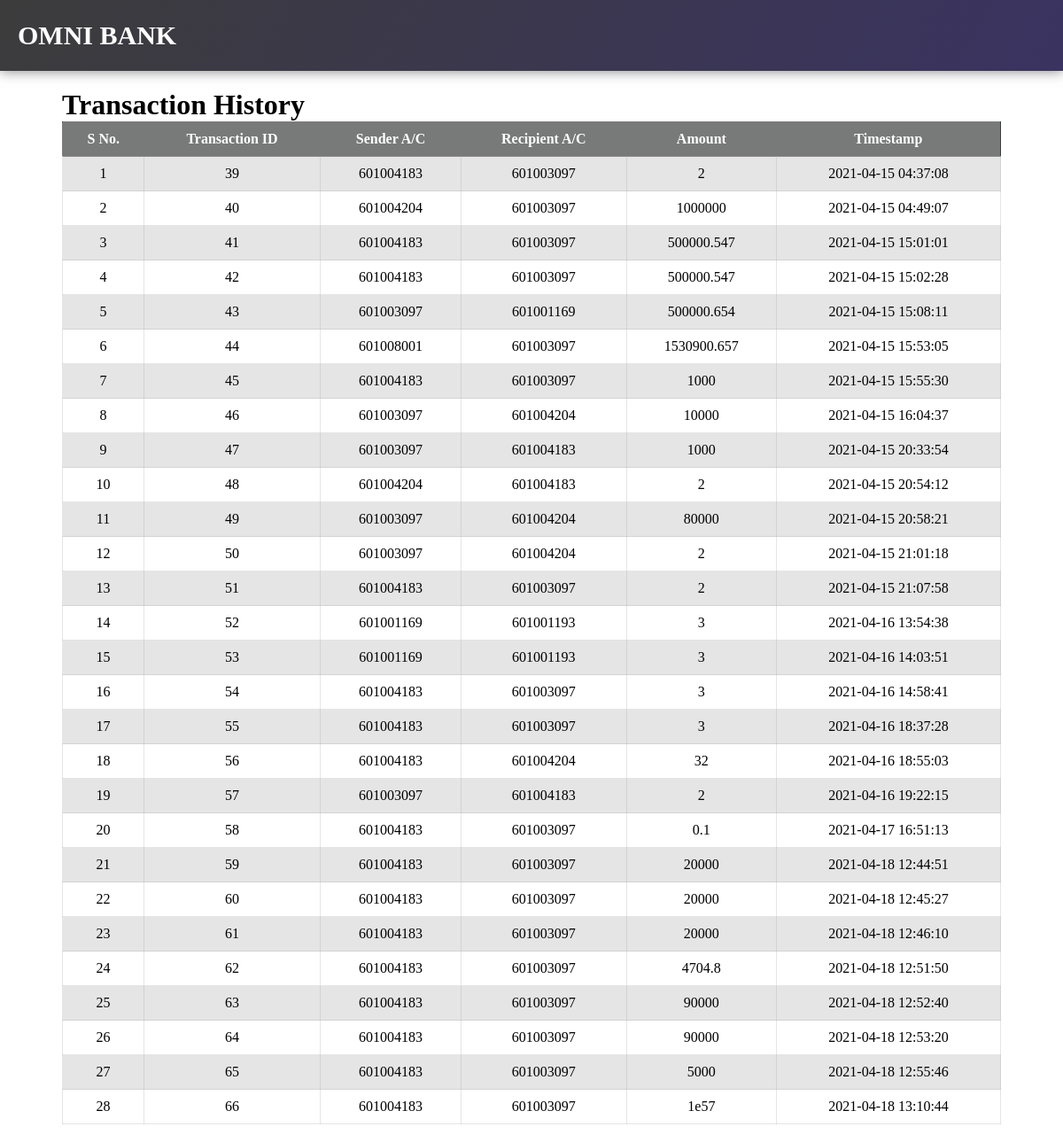
The page /transaction-history.php on the database as committed earlier.
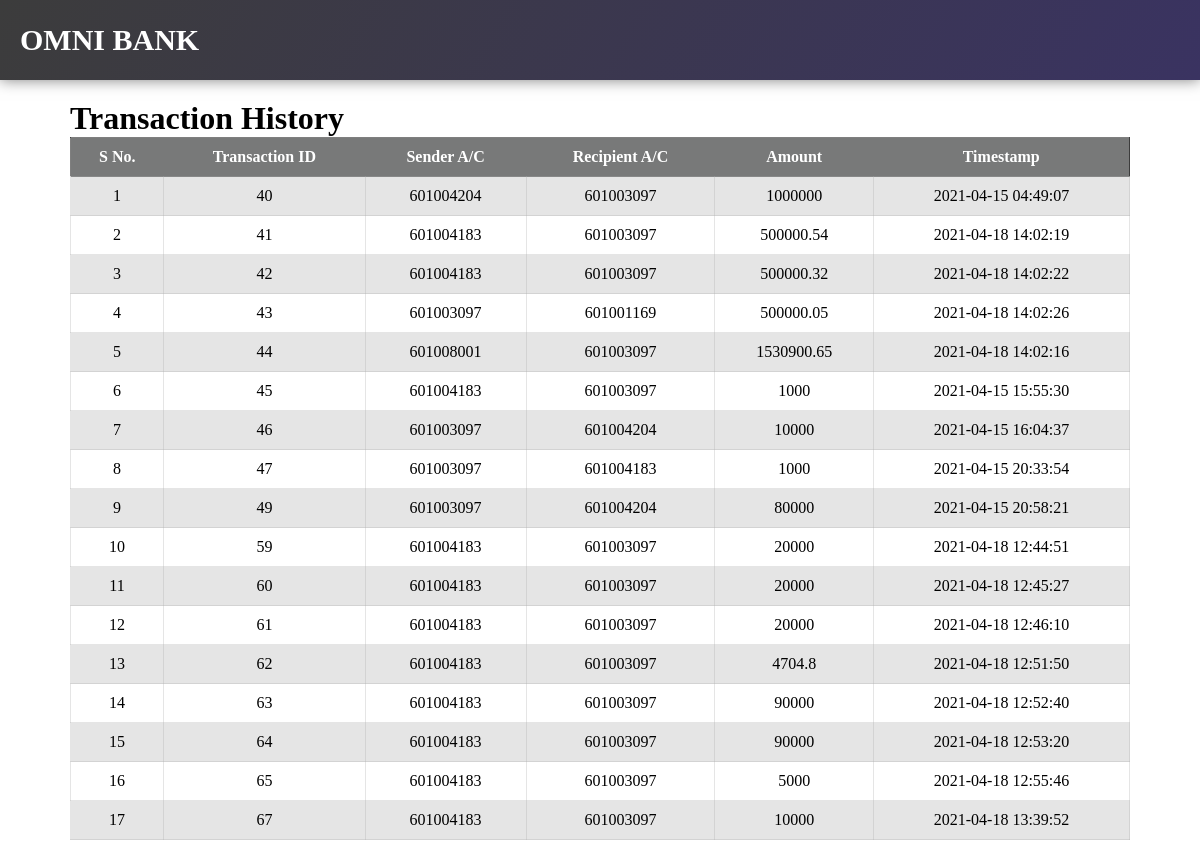
The same page on the database as committed later.
### tables this page shows
CREATE TABLE `transactions` (
  `transaction_id` int(11) NOT NULL,
  `sender_acc_num` varchar(20) NOT NULL,
  `recipient_acc_num` varchar(20) NOT NULL,
  `amount` double NOT NULL,
  `timestamp` timestamp NOT NULL DEFAULT current_timestamp() ON UPDATE current_timestamp()
);

### transaction-history.php (the view, shortened to what this page needs)
<?php
    require_once('connection.php');
    $sql = "SELECT * FROM transactions";
    $result = $conn->query($sql);
?>
<!DOCTYPE html>
<html lang="en">
<head>
    <link rel="stylesheet" href="public/CSS/styles.css">
</head>
<body>
    <?php require 'includes/header.php'; ?>
    <div class="wrapper">
        <?php if($result->num_rows > 0){ ?>
        <h1>Transaction History</h1>
        <table>
            <thead>
                <tr>
                    <th>S No.</th>
                    <th>Transaction ID</th>
                    <th>Sender A/C</th>
                    <th>Recipient A/C</th>
                    <th>Amount</th>
                    <th>Timestamp</th>
                </tr>
            </thead>
            <tbody>
                <?php
                    $serial_no = 1;
                    while($row = $result->fetch_assoc()){
                ?>
                <tr>
                    <td><?php echo $serial_no; ?></td>
                    <td><?php echo $row['transaction_id']; ?></td>
                    <td><?php echo $row['sender_acc_num']; ?></td>
                    <td><?php echo $row['recipient_acc_num']; ?></td>
                    <td><?php echo $row['amount']; ?></td>
                    <td><?php echo $row['timestamp']; ?></td>
                </tr>
                <?php $serial_no++; ?>
                <?php } ?>
            </tbody>
        </table>
        <?php } ?>
    </div>
</body>
</html>

### includes/header.php (shortened to what this page needs)
<div class="header no-print">
    <h3 onclick="location.href='index.php'">OMNI BANK</h3>
</div>
<div class="header-padding"></div>

### Public/CSS/styles.css (style rules this page uses)
* { margin: 0; padding: 0; font-family: -webkit-pictograph; }
.wrapper { display: flex; flex-direction: column; padding: 20px 70px; }
.header { position: absolute; left: 0; top: 0; height: 80px; background: linear-gradient( 119deg , #3c3c3c, #3a3361); position: fixed; width: 100%; display: flex; align-items: center; box-shadow: 0px 0px 14px 0px rgba(0, 0,0,0.5); z-index: 100; justify-content: space-between; }
.header h3 { color: white; font-size: 30px; margin-left: 20px; cursor: pointer; display: inline; }
.header-padding { height: 80px; }
table { border : 0.5px solid rgba(0,0,0,0.5); border-collapse: collapse; width: 100%; border-radius: 3px; }
th { background: #787979; padding: 10px; color: white; }
td { border : 0.5px solid rgb(169 169 169 / 30%); padding: 10px; }
tr:nth-child(odd) { background: rgb(169 169 169 / 30%); }

### transaction-history.php (style rules this page uses)
th,td { text-align: center; }

Rows that differ between the two databases and show on the page:
removed transactions: transaction_id "39", sender_acc_num "601004183", recipient_acc_num "601003097", amount "2", timestamp "2021-04-15 04:37:08"
removed transactions: transaction_id "48", sender_acc_num "601004204", recipient_acc_num "601004183", amount "2", timestamp "2021-04-15 20:54:12"
removed transactions: transaction_id "50", sender_acc_num "601003097", recipient_acc_num "601004204", amount "2", timestamp "2021-04-15 21:01:18"
removed transactions: transaction_id "51", sender_acc_num "601004183", recipient_acc_num "601003097", amount "2", timestamp "2021-04-15 21:07:58"
removed transactions: transaction_id "52", sender_acc_num "601001169", recipient_acc_num "601001193", amount "3", timestamp "2021-04-16 13:54:38"
removed transactions: transaction_id "53", sender_acc_num "601001169", recipient_acc_num "601001193", amount "3", timestamp "2021-04-16 14:03:51"
removed transactions: transaction_id "54", sender_acc_num "601004183", recipient_acc_num "601003097", amount "3", timestamp "2021-04-16 14:58:41"
removed transactions: transaction_id "55", sender_acc_num "601004183", recipient_acc_num "601003097", amount "3", timestamp "2021-04-16 18:37:28"
removed transactions: transaction_id "56", sender_acc_num "601004183", recipient_acc_num "601004204", amount "32", timestamp "2021-04-16 18:55:03"
removed transactions: transaction_id "57", sender_acc_num "601003097", recipient_acc_num "601004183", amount "2", timestamp "2021-04-16 19:22:15"
removed transactions: transaction_id "58", sender_acc_num "601004183", recipient_acc_num "601003097", amount "0.1", timestamp "2021-04-17 16:51:13"
removed transactions: transaction_id "66", sender_acc_num "601004183", recipient_acc_num "601003097", amount "1e57", timestamp "2021-04-18 13:10:44"
changed transactions id 41: amount "500000.547" → "500000.54"; timestamp "2021-04-15 15:01:01" → "2021-04-18 14:02:19"
changed transactions id 42: amount "500000.547" → "500000.32"; timestamp "2021-04-15 15:02:28" → "2021-04-18 14:02:22"
changed transactions id 43: amount "500000.654" → "500000.05"; timestamp "2021-04-15 15:08:11" → "2021-04-18 14:02:26"
changed transactions id 44: amount "1530900.657" → "1530900.65"; timestamp "2021-04-15 15:53:05" → "2021-04-18 14:02:16"
added transactions: transaction_id "67", sender_acc_num "601004183", recipient_acc_num "601003097", amount "10000", timestamp "2021-04-18 13:39:52"
